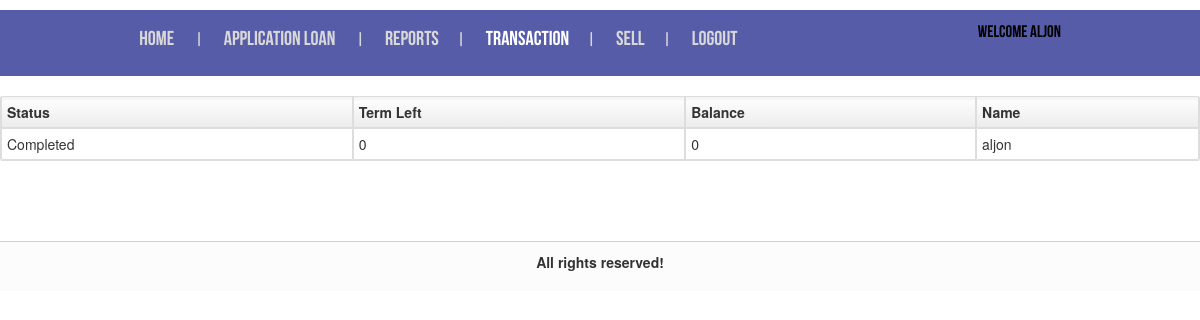
Page /testapp/index.php?con=usertrans (signed in) on the committed database.
### tables this page shows
CREATE TABLE IF NOT EXISTS `tbl_member` (
  `mem_id` int(11) NOT NULL AUTO_INCREMENT,
  `mem_cooperative` varchar(255) NOT NULL,
  `mem_lname` varchar(255) NOT NULL,
  `mem_fname` varchar(255) NOT NULL,
  `mem_mname` varchar(255) NOT NULL,
  `mem_gender` varchar(20) NOT NULL,
  `mem_homeaddress` varchar(255) NOT NULL,
  `mem_provaddress` varchar(255) NOT NULL,
  `mem_number` int(11) NOT NULL,
  `mem_email` varchar(50) NOT NULL,
  `mem_age` int(11) NOT NULL,
  `mem_status` varchar(50) NOT NULL,
  `mem_dateofbirth` datetime NOT NULL,
  `username` varchar(255) NOT NULL,
  `password` varchar(255) NOT NULL,
  `mem_privilage` varchar(50) NOT NULL,
  `mem_datecreated` date NOT NULL,
  `mem_imagename` varchar(255) NOT NULL,
  `mem_image` longblob NOT NULL,
  PRIMARY KEY (`mem_id`)
);

CREATE TABLE IF NOT EXISTS `tbl_trans` (
  `trans_status` varchar(255) NOT NULL,
  `trans_termleft` int(11) NOT NULL,
  `trans_balance` int(11) NOT NULL,
  `trans_name` varchar(255) NOT NULL,
  `mem_id` int(11) NOT NULL,
  PRIMARY KEY (`mem_id`)
);

### testapp/include/inc_usertrans.php (the view, shortened to what this page needs)
<?php
$userid = isset($_SESSION["mem_id"])?$_SESSION["mem_id"]:"";
$query = mysqli_query($link,"select * from tbl_trans where mem_id=$userid");
$count = mysqli_num_rows($query);
if($count > 0){
	?>
	<br clear="all">
	<div align="center">
	<div class="table-responsive">
	<table cellpadding="0" cellspacing="0" class="table table-condensed table-striped table-bordered no-margin">
		<tr>
			<th>Status</th>
			<th>Term Left</th>
			<th>Balance</th>
			<th>Name</th>
		</tr>
	<?php
	while($row=mysqli_fetch_array($query)){
	?>
		<tr>
			<td><?php echo $row['trans_status']; ?></td>
			<td><?php echo $row['trans_termleft']; ?></td>
			<td><?php echo $row['trans_balance']; ?></td>
			<td><?php echo $row['trans_name']; ?></td>
		  </tr>
	<?php
	}
	?>
	</table>
	</div>
	</div>
<?php
	}
?>

### testapp/include/inc_menu.php (shortened to what this page needs)
<?php
	if($_SESSION['mem_privilage']=="member"){
?>
<div class="header_btm">
	<div class="wrap">
		<div class="header_sub">
			<div class="h_menu">
				<ul>
					<?php
					require "config/db_config.php";
					$sql = mysqli_query($link, "SELECT * FROM tbl_member WHERE mem_id=$userid");
					$row=mysqli_fetch_array($sql);
					$qry = mysqli_query($link,"select * from tbl_loan");
					?>
					<?php
					if(mysqli_num_rows($qry)!=0){
					?>
                        <li class="<?=isset($active1)?$active1:''?>"><a href="?con=user" >Home</a></li> |
                        <li class="<?=isset($active3)?$active3:''?>"><a href="?con=userpay" >Payment of Loan</a> </li>|
                        <li class="<?=isset($active4)?$active4:''?>"><a href="?con=userreport" >Reports</a> </li>|
                        <li class="<?=isset($active7)?$active7:''?>"><a href="?con=usertrans" >Transaction</a> </li>|
                        <li class="<?=isset($active5)?$active5:''?>"><a href="?con=usersell" >Sell</a> </li>|
                        <li><a href="process/pro_logout.php">Logout</a></li>
                        <span style="float:right; color:#000; margin-top:10px;text-decoration:none; font-weight:normal;">Welcome&nbsp;<?php echo $row['mem_fname'];  ?></span>
					<?php
					}else{
					?>
					<li class="<?=isset($active1)?$active1:''?>"><a href="?con=user" >Home</a></li> |
					<li class="<?=isset($active2)?$active2:''?>"><a href="?con=userloan" >Application Loan</a></li> |
					<li class="<?=isset($active4)?$active4:''?>"><a href="?con=userreport" >Reports</a> </li>|
					<li class="<?=isset($active7)?$active7:''?>"><a href="?con=usertrans" >Transaction</a> </li>|
					<li class="<?=isset($active5)?$active5:''?>"><a href="?con=usersell" >Sell</a> </li>|
					<li><a href="process/pro_logout.php">Logout</a></li>
					<span style="float:right; color:#000; margin-top:10px;text-decoration:none; font-weight:normal;">Welcome&nbsp;<?php echo $row['mem_fname'];  ?></span>
				   <?php
					}
					?>
				</ul>
			</div>
		</div>
	</div>
</div>
<?php
	}
?>

### testapp/scripts/css/style.css (style rules this page uses)
ol,ul { list-style:none;margin:0;padding:0; }
.wrap { margin: 0 auto; width: 80%; }
.header_btm { background: #575ca9; }
.header_sub { margin-top:1%; padding: 0 2%; }
.h_menu { font-family: 'bebas_neueregular'; float:left; color:#D8D8D8; font-size: 1.2em; width:100%; }
.h_menu ul li { display: inline-block; }
.h_menu ul li:first-child a { padding-left: 0px; }
.h_menu ul li a { display: block; padding: 14px 18px; font-size: 1.2em; text-transform: uppercase; color: #D8D8D8; -webkit-transition: all 0.3s ease-in-out; -moz-transition: all 0.3s ease-in-out; -o-transition: all 0.3s ease-in-out; transition: all 0.3s ease-in-out; }
.h_menu ul li.active a { color:#fff; }
table { max-width: 95%; background-color: transparent; border-collapse: collapse; border-spacing: 1; }
.table { width: 150%; margin-left:5px; margin-bottom: 10px; }
.table th, .table td { padding: 8px; line-height: 20px; text-align: left; vertical-align: top; border-top: 1px solid #e0e0e0; }
.table th { font-weight: bold; padding: 10px 8px; background-color: #f8f8f8; background-image: -webkit-gradient(linear, 0 0, 0 100%, from(#f2f2f2), color-stop(15%, #fcfcfc), to(#ececec)); background-image: -webkit-linear-gradient(#f2f2f2, #fcfcfc 15%, #ececec); background-image: -moz-linear-gradient(top, #f2f2f2, #fcfcfc 15%, #ececec); background-image: -o-linear-gradient(#f2f2f2, #fcfcfc 15%, #ececec); background-image: linear-gradient(#f2f2f2, #fcfcfc 15%, #ececec); background-repeat: no-repeat; }
.no-margin { margin: 0 !important; }
.table-condensed th, .table-condensed td { padding: 4px 5px; }
.table-condensed th { padding: 8px 5px; }
.table-bordered { border: 1px solid #e0e0e0; border-collapse: separate; *border-collapse: collapse; border-left: 0; -webkit-border-radius: 2px; -moz-border-radius: 2px; border-radius: 2px; }
.table-bordered th, .table-bordered td { border-left: 1px solid #e0e0e0; }
.table-bordered tbody:first-child tr:first-child th, .table-bordered tbody:first-child tr:first-child td { border-top: 0; }
.table-bordered thead:last-child tr:last-child > th:first-child, .table-bordered tbody:last-child tr:last-child > td:first-child, .table-bordered tfoot:last-child tr:last-child > td:first-child { -webkit-border-radius: 0 0 0 2px; -moz-border-radius: 0 0 0 2px; border-radius: 0 0 0 2px; }
.table-bordered thead:last-child tr:last-child > th:last-child, .table-bordered tbody:last-child tr:last-child > td:last-child { -webkit-border-radius: 0 0 2px 0; -moz-border-radius: 0 0 2px 0; border-radius: 0 0 2px 0; }
.wrap { width:100%; }

### css/style.css (style rules this page uses)
html,body,div,span,applet,object,iframe,h1,h2,h3,h4,h5,h6,p,blockquote,pre,a,abbr,acronym,address,big,cite,code,del,dfn,em,img,ins,kbd,q,s,samp,small,strike,strong,sub,sup,tt,var,b,u,i,dl,dt,dd,ol,nav ul,nav li,fieldset,form,label,legend,table,caption,tbody,tfoot,thead,tr,th,td,article,aside,canvas,details,embed,figure,figcaption,footer,header,hgroup,menu,nav,output,ruby,section,summary,time,mark,audio,video { margin:0;padding:0;border:0;font-size:100%;font:inherit;vertical-align:baseline; }
ol,ul { list-style:none;margin:0;padding:0; }
table { border-collapse:collapse;border-spacing:0; }
a { text-decoration:none; }
body { font-family: Arial, Helvetica, sans-serif; background: #FFF; }
.wrap { width:80%; margin: 0 auto; }

### rows in the picture
tbl_member: mem_fname "aljon"
tbl_trans: trans_status "Completed", trans_termleft "0", trans_balance "0", trans_name "aljon"
